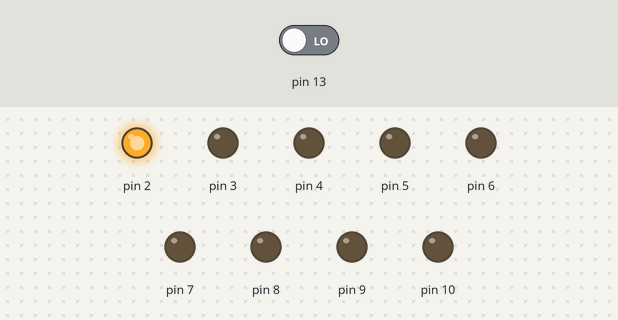
Bench run of a sketch on a simulated Arduino Uno, built with avr-gcc and run on an emulated ATmega328P. Parts: output pins drawn as LEDs (lit = HIGH). Inputs (shaded band) come from the test bench; at power-on: pin 13 LOW. What the sketch prints to the serial monitor is not drawn.

Above: at 1.2 s.
1.3 s: pin 13 driven HIGH
At 2.5 s:
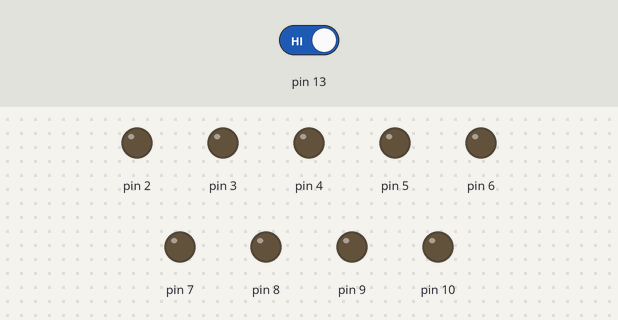
2.8 s: pin 13 driven LOW
At 3.6 s:
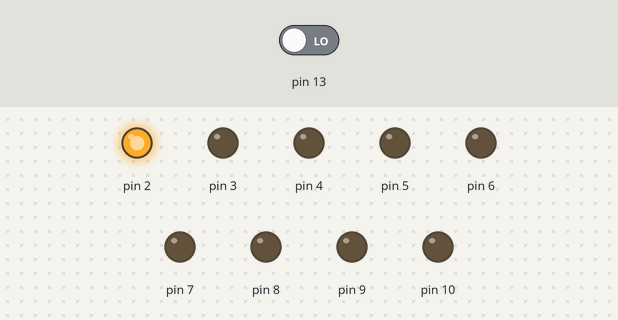
Timing chart, 0 to 5.8 s (numbered marks = the images above; inputs shaded):
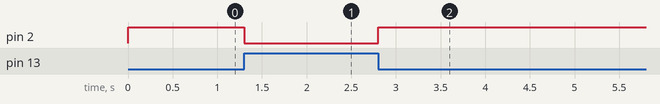

The sketch:

lab3.2.ino
```cpp
int count =   0;
bool  flag  = true;
void setup() {
  // put your setup code here, to run once:
  for(int i=13;i<=12;i++)
    pinMode(i,INPUT);
  for(int i=2;i<=10;i++)
    pinMode(i,OUTPUT);
  Serial.begin(9600);
}

void loop() {
  // put your main code here, to run repeatedly:
  //Serial.print(digitalRead(13));
  if(digitalRead(13)  ==  1){
    //Serial.println(statusSw(13));
    Serial.peek();
    digitalWrite(2,LOW);
  }
  else if(digitalRead(13)  ==  0){
    //Serial.println(statusSw(13));
    Serial.println(count);
    digitalWrite(2,HIGH);
  }
  while(flag){
    Serial.println(1);
    if(statusSw(13)  ==  "off")
      flag  = true;
    else if(statusSw(13)  ==  "on")
      count++;
      flag  = false;
    }

}
String statusSw(int inputSw){
  String  i;
  if(digitalRead(inputSw)){
      return  i = "off";
  }
  else{
    return  i = "on";
  }
}
```

Measured:
- after the input at 1.3 s, pin 2: HIGH → LOW at once
- after the input at 2.8 s, pin 2: LOW → HIGH at once
